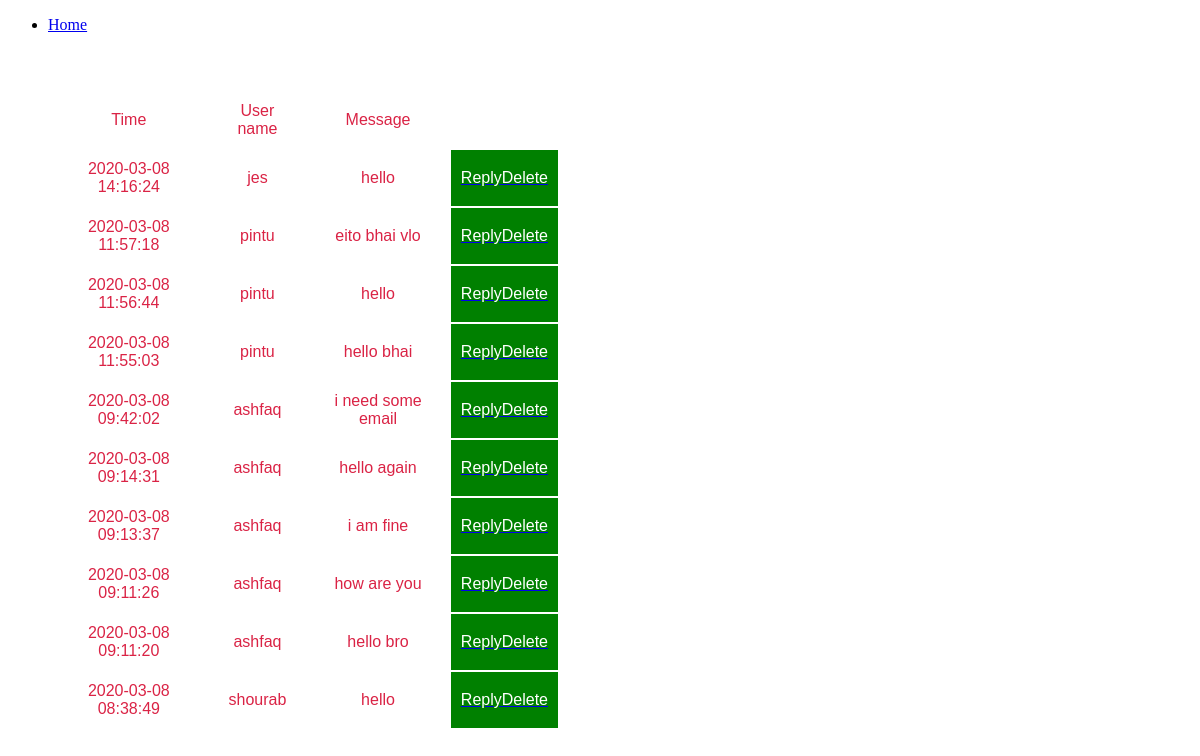
The app's page /admininbox.php with its own data.
### tables this page shows
CREATE TABLE `userinbox` (
  `id` int(11) NOT NULL,
  `username` varchar(255) NOT NULL,
  `message` varchar(255) NOT NULL,
  `messagereply` varchar(255) NOT NULL,
  `time` timestamp NOT NULL DEFAULT CURRENT_TIMESTAMP
);

### admininbox.php (the view, shortened to what this page needs)
<?php
include 'connection.php';
$result = mysqli_query($conn, "SELECT * FROM userinbox ORDER BY time DESC");
?>
<!DOCTYPE html>
<html lang="en">
<head>
</head>
<body>
    <ul>
        <li><a href="adminpanel.php">Home</a></li>
    </ul>
    <table width='50%' height='15%' border='0'>
        <tr>
            <td>Time</td>
            <td>User name</td>
            <td>Message</td>
        </tr>
        <?php
        while ($res = mysqli_fetch_array($result)) {
            echo "<tr>";
            echo "<td bgcolor=''>" . $res['time'] . "</td>";
            echo "<td bgcolor=''>" . $res['username'] . "</td>";
            echo "<td bgcolor=''>" . $res['message'] . "</td>";
            echo "<td bgcolor='green'><a href=\"adminreply.php?id=$res[id]\"><font color='white'>Reply</a><a href=\"massege_delete.php?id=$res[id]\"><font color='white'>Delete</a>";
        }
        ?>
    </table>
</body>
</html>

### admininbox.php (style rules this page uses)
table { padding: 40px; text-align: center; font-family: 'Gill Sans', 'Gill Sans MT', Calibri, 'Trebuchet MS', sans-serif; border-radius: 2px; border-style: solid; color: #da2345; }
td { padding: 10px; margin: 20px 30px; }

### records on screen
userinbox: time "2020-03-08 14:16:24", username "jes", message "hello"
userinbox: time "2020-03-08 11:57:18", username "pintu", message "eito bhai vlo"
userinbox: time "2020-03-08 11:56:44", username "pintu", message "hello"
userinbox: time "2020-03-08 11:55:03", username "pintu", message "hello bhai"
userinbox: time "2020-03-08 09:42:02", username "ashfaq", message "i need some email"
userinbox: time "2020-03-08 09:14:31", username "ashfaq", message "hello again"
userinbox: time "2020-03-08 09:13:37", username "ashfaq", message "i am fine"
userinbox: time "2020-03-08 09:11:26", username "ashfaq", message "how are you"
userinbox: time "2020-03-08 09:11:20", username "ashfaq", message "hello bro"
userinbox: time "2020-03-08 08:38:49", username "shourab", message "hello"
